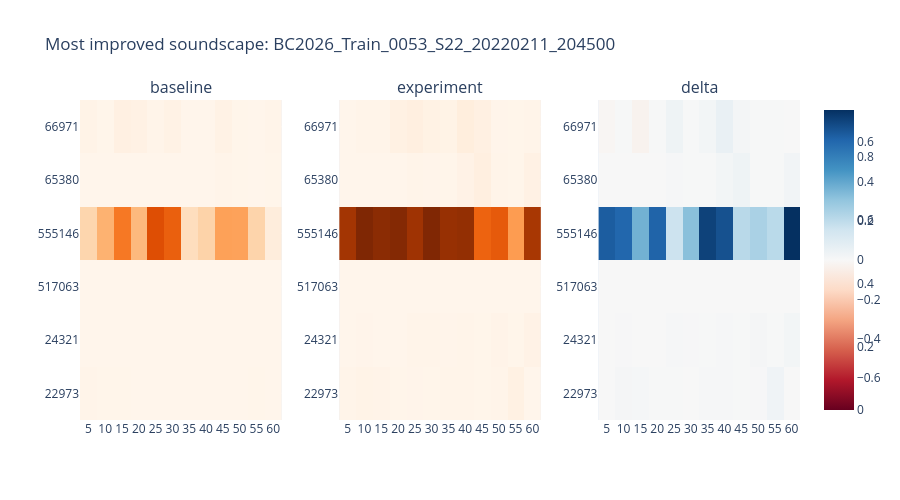
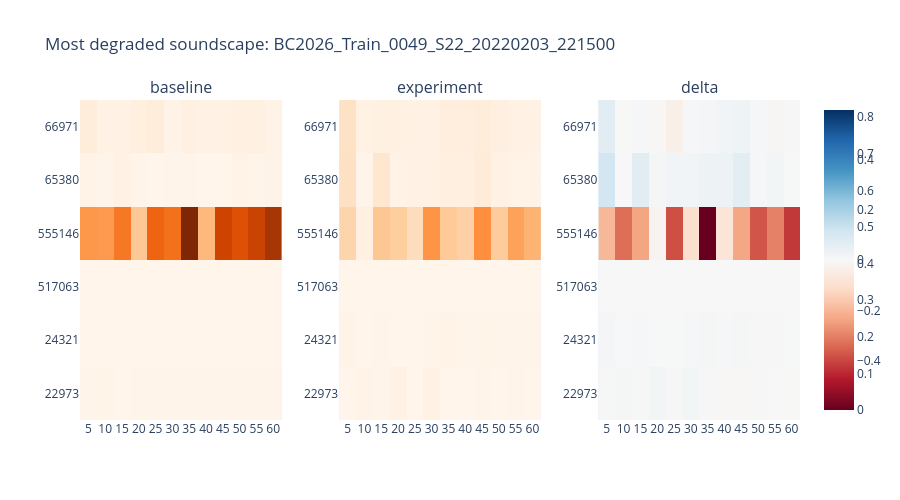

The cell these charts' notebook holds for them, in order:
### Code cell
def show_soundscape_heatmap(soundscape_id, title_prefix):
    subset_rows = row_df[row_df["soundscape_id"] == soundscape_id].copy()
    if subset_rows.empty:
        print("No rows for", soundscape_id)
        return
    subset_rows["window_end_sec"] = subset_rows["row_id"].str.rsplit("_", n=1).str[-1].astype(float)
    subset_rows = subset_rows.sort_values("window_end_sec")
    ordered_row_ids = subset_rows["row_id"].tolist()
    merged_subset = merged[merged["row_id"].isin(ordered_row_ids)].copy()
    merged_subset["window_end_sec"] = merged_subset["row_id"].str.rsplit("_", n=1).str[-1].astype(float)
    merged_subset = merged_subset.sort_values("window_end_sec")
    active_labels = [label for label in label_columns if merged_subset[f"target__{label}"].sum() > 0]
    if not active_labels:
        print("No active labels for", soundscape_id)
        return
    baseline_matrix = merged_subset[[f"baseline__{label}" for label in active_labels]].to_numpy().T
    candidate_matrix = merged_subset[[f"candidate__{label}" for label in active_labels]].to_numpy().T
    delta_matrix = candidate_matrix - baseline_matrix
    times = merged_subset["window_end_sec"].astype(int).astype(str).tolist()
    fig = make_subplots(rows=1, cols=3, subplot_titles=[BASELINE_NAME, CANDIDATE_NAME, "delta"], horizontal_spacing=0.08)
    fig.add_trace(go.Heatmap(z=baseline_matrix, x=times, y=active_labels, coloraxis="coloraxis"), row=1, col=1)
    fig.add_trace(go.Heatmap(z=candidate_matrix, x=times, y=active_labels, coloraxis="coloraxis"), row=1, col=2)
    fig.add_trace(go.Heatmap(z=delta_matrix, x=times, y=active_labels, coloraxis="coloraxis2"), row=1, col=3)
    fig.update_layout(title=f"{title_prefix}: {soundscape_id}", coloraxis=dict(colorscale="Oranges"), coloraxis2=dict(colorscale="RdBu", cmid=0.0), height=max(500, 30 * len(active_labels)))
    fig.show()


top_improved_soundscape = soundscape_df.iloc[0]["soundscape_id"]
top_degraded_soundscape = soundscape_df.iloc[-1]["soundscape_id"]
display(Markdown(f"## Most Improved Soundscape\n`{top_improved_soundscape}`"))
show_soundscape_heatmap(top_improved_soundscape, "Most improved soundscape")
display(Markdown(f"## Most Degraded Soundscape\n`{top_degraded_soundscape}`"))
show_soundscape_heatmap(top_degraded_soundscape, "Most degraded soundscape")

### Figure 1 — Plotly figure (JSON) as saved in the notebook; plotly's stock layout.template omitted (floating-point values rounded to 4 significant figures)
{"data": [{"coloraxis": "coloraxis", "type": "heatmap", "x": ["5", "10", "15", "20", "25", "30", "35", "40", "45", "50", "55", "60"], "xaxis": "x", "y": ["22973", "24321", "517063", "555146", "65380", "66971"], "yaxis": "y", "z": [[0.008155, 0.002104, 0.002108, 0.001429, 0.001838, 0.001121, 0.0005617, 0.0003534, 0.000346, 0.001662, 0.003433, 0.0003933], [0.0006515, 7.14e-05, 0.0008102, 0.0007131, 0.0003731, 0.001863, 2.813e-05, 0.0001377, 0.0003163, 0.0003816, 0.0001701, 0.0005295], [2.791e-09, 1.039e-10, 8.558e-10, 2.503e-10, 2.483e-10, 1.347e-09, 3.966e-12, 1.742e-11, 4.845e-10, 1.635e-10, 1.907e-10, 9.466e-11], [0.2057, 0.3431, 0.544, 0.3173, 0.6887, 0.6257, 0.1621, 0.219, 0.4041, 0.3982, 0.2143, 0.0629], [0.001209, 6.949e-05, 0.0001725, 0.001846, 0.001027, 0.001187, 4.906e-05, 0.0006059, 0.007135, 0.003082, 0.001359, 0.00312], [0.01469, 0.003338, 0.03677, 0.02939, 0.00819, 0.02432, 0.0001419, 0.0009843, 0.02284, 0.002737, 0.001473, 0.00877]]}, {"coloraxis": "coloraxis", "type": "heatmap", "x": ["5", "10", "15", "20", "25", "30", "35", "40", "45", "50", "55", "60"], "xaxis": "x2", "y": ["22973", "24321", "517063", "555146", "65380", "66971"], "yaxis": "y2", "z": [[0.006926, 0.016, 0.0128, 0.003565, 0.005303, 0.002183, 0.006599, 0.009703, 0.003095, 0.006804, 0.03418, 0.001556], [0.0003541, 0.004468, 0.0009217, 0.0007627, 0.006761, 0.007589, 0.003986, 0.008024, 0.003702, 0.01348, 0.00292, 0.01993], [3.088e-07, 1.95e-07, 1.184e-07, 1.586e-07, 2.544e-07, 3.148e-07, 1.75e-07, 1.558e-07, 8.871e-08, 1.983e-07, 4.086e-07, 2.301e-07], [0.8404, 0.9488, 0.9115, 0.9336, 0.8501, 0.9467, 0.8746, 0.8871, 0.6151, 0.6452, 0.4216, 0.8255], [0.0005727, 0.001751, 0.000691, 0.0007621, 0.009241, 0.003987, 0.00366, 0.02162, 0.04515, 0.007293, 0.003375, 0.02914], [0.001513, 0.006898, 0.00732, 0.03258, 0.04487, 0.02722, 0.01842, 0.05814, 0.0386, 0.005125, 0.003897, 0.008337]]}, {"coloraxis": "coloraxis2", "type": "heatmap", "x": ["5", "10", "15", "20", "25", "30", "35", "40", "45", "50", "55", "60"], "xaxis": "x3", "y": ["22973", "24321", "517063", "555146", "65380", "66971"], "yaxis": "y3", "z": [[-0.001229, 0.0139, 0.01069, 0.002136, 0.003465, 0.001062, 0.006037, 0.00935, 0.002749, 0.005142, 0.03075, 0.001163], [-0.0002974, 0.004396, 0.0001115, 4.964e-05, 0.006388, 0.005727, 0.003958, 0.007886, 0.003386, 0.0131, 0.00275, 0.0194], [3.061e-07, 1.949e-07, 1.176e-07, 1.583e-07, 2.542e-07, 3.135e-07, 1.75e-07, 1.558e-07, 8.822e-08, 1.982e-07, 4.084e-07, 2.3e-07], [0.6347, 0.6057, 0.3675, 0.6163, 0.1614, 0.3211, 0.7125, 0.6681, 0.2111, 0.247, 0.2073, 0.7626], [-0.0006365, 0.001681, 0.0005186, -0.001084, 0.008215, 0.002799, 0.003611, 0.02102, 0.03801, 0.004211, 0.002016, 0.02602], [-0.01317, 0.00356, -0.02945, 0.003189, 0.03668, 0.002897, 0.01828, 0.05715, 0.01576, 0.002388, 0.002423, -0.0004329]]}], "layout": {"annotations": [{"font": {"size": 16}, "showarrow": false, "text": "baseline", "x": 0.14, "xanchor": "center", "xref": "paper", "y": 1, "yanchor": "bottom", "yref": "paper"}, {"font": {"size": 16}, "showarrow": false, "text": "experiment", "x": 0.5, "xanchor": "center", "xref": "paper", "y": 1, "yanchor": "bottom", "yref": "paper"}, {"font": {"size": 16}, "showarrow": false, "text": "delta", "x": 0.86, "xanchor": "center", "xref": "paper", "y": 1, "yanchor": "bottom", "yref": "paper"}], "coloraxis": {"colorscale": [[0, "rgb(255,245,235)"], [0.125, "rgb(254,230,206)"], [0.25, "rgb(253,208,162)"], [0.375, "rgb(253,174,107)"], [0.5, "rgb(253,141,60)"], [0.625, "rgb(241,105,19)"], [0.75, "rgb(217,72,1)"], [0.875, "rgb(166,54,3)"], [1, "rgb(127,39,4)"]]}, "coloraxis2": {"cmid": 0, "colorscale": [[0, "rgb(103,0,31)"], [0.1, "rgb(178,24,43)"], [0.2, "rgb(214,96,77)"], [0.3, "rgb(244,165,130)"], [0.4, "rgb(253,219,199)"], [0.5, "rgb(247,247,247)"], [0.6, "rgb(209,229,240)"], [0.7, "rgb(146,197,222)"], [0.8, "rgb(67,147,195)"], [0.9, "rgb(33,102,172)"], [1, "rgb(5,48,97)"]]}, "height": 500, "title": {"text": "Most improved soundscape: BC2026_Train_0053_S22_20220211_204500"}, "xaxis": {"anchor": "y", "domain": [0, 0.28]}, "xaxis2": {"anchor": "y2", "domain": [0.36, 0.64]}, "xaxis3": {"anchor": "y3", "domain": [0.72, 1]}, "yaxis": {"anchor": "x", "domain": [0, 1]}, "yaxis2": {"anchor": "x2", "domain": [0, 1]}, "yaxis3": {"anchor": "x3", "domain": [0, 1]}}}

### Figure 2 — Plotly figure (JSON) as saved in the notebook; plotly's stock layout.template omitted (floating-point values rounded to 4 significant figures)
{"data": [{"coloraxis": "coloraxis", "type": "heatmap", "x": ["5", "10", "15", "20", "25", "30", "35", "40", "45", "50", "55", "60"], "xaxis": "x", "y": ["22973", "24321", "517063", "555146", "65380", "66971"], "yaxis": "y", "z": [[0.004521, 0.009733, 0.001842, 0.005482, 0.005617, 0.005622, 0.005612, 0.00658, 0.008319, 0.004526, 0.005493, 0.003823], [0.00112, 0.0001631, 0.0005759, 0.0002212, 0.0003289, 0.0003804, 0.001199, 0.000407, 0.0003807, 0.001161, 0.0005556, 0.0008758], [8.388e-08, 1.085e-07, 7.72e-08, 7.564e-08, 1.173e-07, 7.416e-08, 2.338e-07, 3.107e-07, 2.218e-07, 7.817e-08, 1.35e-07, 5.934e-08], [0.3768, 0.3686, 0.4688, 0.2292, 0.5269, 0.4887, 0.8194, 0.2746, 0.6385, 0.5912, 0.6437, 0.7165], [0.01923, 0.006177, 0.02922, 0.006091, 0.001821, 0.007118, 0.005042, 0.002462, 0.001664, 0.01273, 0.003601, 0.01192], [0.0559, 0.02231, 0.02494, 0.041, 0.05713, 0.01825, 0.03579, 0.02706, 0.02842, 0.03297, 0.03048, 0.01844]]}, {"coloraxis": "coloraxis", "type": "heatmap", "x": ["5", "10", "15", "20", "25", "30", "35", "40", "45", "50", "55", "60"], "xaxis": "x2", "y": ["22973", "24321", "517063", "555146", "65380", "66971"], "yaxis": "y2", "z": [[0.001951, 0.01888, 0.005734, 0.02148, 0.002443, 0.02128, 0.002144, 0.002037, 0.004173, 0.001521, 0.004943, 0.002019], [0.01413, 0.002101, 0.005366, 0.002121, 0.002755, 0.008771, 0.01049, 0.005307, 0.008945, 0.004835, 0.003893, 0.003471], [3.366e-07, 7.307e-08, 2.218e-07, 1.832e-07, 4.519e-08, 2.652e-07, 8.025e-08, 2.813e-07, 2.233e-07, 2.492e-08, 2.117e-08, 6.033e-08], [0.1796, 0.03692, 0.2306, 0.2123, 0.1423, 0.3888, 0.2233, 0.1983, 0.4044, 0.2161, 0.3432, 0.2935], [0.1295, 0.006511, 0.0993, 0.01533, 0.01974, 0.02962, 0.03775, 0.03852, 0.06328, 0.01962, 0.01902, 0.01389], [0.1217, 0.0206, 0.03043, 0.03619, 0.02234, 0.02583, 0.04655, 0.04825, 0.05563, 0.03849, 0.02295, 0.02311]]}, {"coloraxis": "coloraxis2", "type": "heatmap", "x": ["5", "10", "15", "20", "25", "30", "35", "40", "45", "50", "55", "60"], "xaxis": "x3", "y": ["22973", "24321", "517063", "555146", "65380", "66971"], "yaxis": "y3", "z": [[-0.00257, 0.009145, 0.003892, 0.01599, -0.003174, 0.01566, -0.003468, -0.004543, -0.004145, -0.003005, -0.0005507, -0.001804], [0.01301, 0.001938, 0.00479, 0.0019, 0.002426, 0.008391, 0.009291, 0.0049, 0.008565, 0.003674, 0.003338, 0.002595], [2.527e-07, -3.539e-08, 1.446e-07, 1.076e-07, -7.21e-08, 1.91e-07, -1.536e-07, -2.944e-08, 1.507e-09, -5.325e-08, -1.138e-07, 9.935e-10], [-0.1973, -0.3317, -0.2382, -0.01691, -0.3847, -0.09982, -0.5961, -0.0763, -0.2341, -0.3751, -0.3005, -0.423], [0.1103, 0.0003333, 0.07008, 0.009242, 0.01792, 0.0225, 0.03271, 0.03606, 0.06162, 0.006891, 0.01541, 0.001966], [0.06576, -0.001703, 0.005487, -0.004816, -0.03479, 0.007572, 0.01076, 0.02119, 0.02721, 0.005528, -0.007533, 0.004666]]}], "layout": {"annotations": [{"font": {"size": 16}, "showarrow": false, "text": "baseline", "x": 0.14, "xanchor": "center", "xref": "paper", "y": 1, "yanchor": "bottom", "yref": "paper"}, {"font": {"size": 16}, "showarrow": false, "text": "experiment", "x": 0.5, "xanchor": "center", "xref": "paper", "y": 1, "yanchor": "bottom", "yref": "paper"}, {"font": {"size": 16}, "showarrow": false, "text": "delta", "x": 0.86, "xanchor": "center", "xref": "paper", "y": 1, "yanchor": "bottom", "yref": "paper"}], "coloraxis": {"colorscale": [[0, "rgb(255,245,235)"], [0.125, "rgb(254,230,206)"], [0.25, "rgb(253,208,162)"], [0.375, "rgb(253,174,107)"], [0.5, "rgb(253,141,60)"], [0.625, "rgb(241,105,19)"], [0.75, "rgb(217,72,1)"], [0.875, "rgb(166,54,3)"], [1, "rgb(127,39,4)"]]}, "coloraxis2": {"cmid": 0, "colorscale": [[0, "rgb(103,0,31)"], [0.1, "rgb(178,24,43)"], [0.2, "rgb(214,96,77)"], [0.3, "rgb(244,165,130)"], [0.4, "rgb(253,219,199)"], [0.5, "rgb(247,247,247)"], [0.6, "rgb(209,229,240)"], [0.7, "rgb(146,197,222)"], [0.8, "rgb(67,147,195)"], [0.9, "rgb(33,102,172)"], [1, "rgb(5,48,97)"]]}, "height": 500, "title": {"text": "Most degraded soundscape: BC2026_Train_0049_S22_20220203_221500"}, "xaxis": {"anchor": "y", "domain": [0, 0.28]}, "xaxis2": {"anchor": "y2", "domain": [0.36, 0.64]}, "xaxis3": {"anchor": "y3", "domain": [0.72, 1]}, "yaxis": {"anchor": "x", "domain": [0, 1]}, "yaxis2": {"anchor": "x2", "domain": [0, 1]}, "yaxis3": {"anchor": "x3", "domain": [0, 1]}}}
